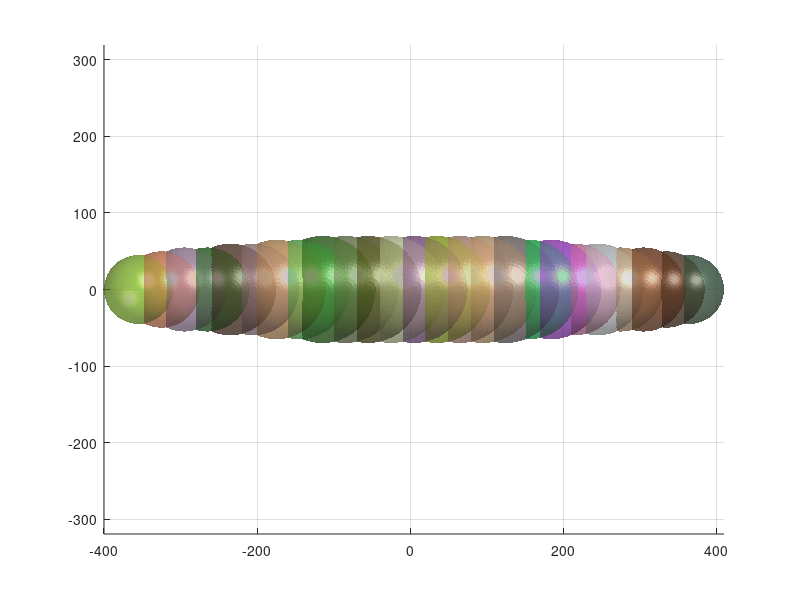

This chart was generated by the following MATLAB code:
%% Script to generate clumps using the approach of Favier et al (1999)
% 2021 © V. Angelidakis, S. Nadimi, M. Otsubo, S. Utili.
clc; clear; close all
addpath(genpath('../functions'))  % Add path to dependencies (external codes)
addpath(genpath('../lib'))  % Add path to dependencies (external codes)

% In this example we demonstrate the clump-generation technique used by Favier et al (1999).
% Axial symmetric particle shapes are generated using the following instructions:
%   1. The axis of symmetry is considered to be the global X axis (Y=0, Z=0)
%   2. Radii are given along the X axis, which are used to generate the axial
%      symmetric body.

clc; clear; close all

%% Particle with linearly gradually declining radius
N=25;
r1=35; %0.35
r2=35; %0.1
x=linspace(-355,365,N)';
r=linspace(r1,r2,N)';

r(1:5)   = [45,50,55,55,60];
r(6:10)  = [60,65,65,70,70];
r(11:15) = [70,70,70,70,70];
r(16:20) = flip(r(6:10));
r(21:25) = flip(r(1:5));

%% Cylindrical particle
% N=30;
% length=1.7;
% x=linspace(0,length,N)';
% r=ones(N,1)*0.25';

%% Create clump in format [x,y,z,r]
spheresList=zeros(size(x,1),4);
spheresList(:,1:4)=[x,zeros(size(x)),zeros(size(x)),r]; 

%% Plot clump in Cartesian space
[X,Y,Z]=sphere(40);
% figure()
for i=1:size(spheresList,1)
	hold on
	xc=spheresList(i,1);
	yc=spheresList(i,2);
	zc=spheresList(i,3);
	rc=spheresList(i,4);
	h{i}=surf(rc*X+xc, rc*Y+yc, rc*Z+zc, 'FaceColor',rand(1,3), 'EdgeColor','none','FaceAlpha',0.5);
end
axis equal
grid on
camlight

dlmwrite('Favier_example.txt', spheresList, 'delimiter', ',', 'precision', '%10f')